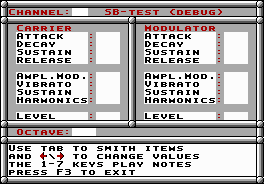

Below is a game level as drawn by its tile map, then a one-line description and the .tmx file that defines it, in full:
An orthogonal 33x23 tile map with 8x8 px tiles, 1 tile layer (Tile Layer 1).

<map version="1.2" tiledversion="1.2.3" orientation="orthogonal" renderorder="right-down" width="33" height="23" tilewidth="8" tileheight="8" infinite="0" nextlayerid="10" nextobjectid="1">
 <tileset firstgid="1" name="8pxtiles" tilewidth="8" tileheight="8" tilecount="256" columns="16">
  <properties>
   <property name="tileSetID" type="int" value="53" />
  </properties>
  <image source="../gfx/8pxtiles.bmp" width="128" height="128" />
 </tileset>
 <layer id="9" name="Tile Layer 1" width="33" height="23">
  <data encoding="csv">
2,3,3,3,3,3,3,3,3,3,3,3,3,3,3,3,3,3,3,3,3,3,3,3,3,3,3,3,3,3,3,3,4,
5,196,233,226,239,239,230,237,187,33,33,161,161,212,195,174,245,230,244,245,161,169,229,230,227,246,232,191,161,161,161,161,5,
2,3,3,3,3,3,3,3,3,3,3,3,3,3,3,3,4,3,3,3,3,3,3,3,3,3,3,3,3,3,3,3,4,
5,161,196,226,243,243,234,230,243,161,161,161,161,161,161,161,5,161,206,240,229,246,237,226,245,240,243,161,161,161,161,161,6,
5,161,66,117,117,98,100,108,33,33,33,187,33,33,33,161,5,161,66,117,117,98,100,108,33,33,33,187,33,33,33,161,6,
5,161,69,102,100,98,122,33,33,33,33,187,33,33,33,161,5,161,69,102,100,98,122,33,33,33,33,187,33,33,33,161,6,
5,161,84,118,116,117,98,106,111,33,33,187,33,33,33,161,5,161,84,118,116,117,98,106,111,33,33,187,33,33,33,161,6,
5,161,83,102,109,102,98,116,102,33,33,187,33,33,33,161,5,161,83,102,109,102,98,116,102,33,33,187,33,33,33,161,6,
5,161,161,161,161,161,161,161,161,161,161,161,161,161,161,161,5,161,161,161,161,161,161,161,161,161,161,161,161,161,161,161,6,
5,161,66,110,113,109,47,78,112,101,47,187,33,33,33,161,5,161,66,110,113,109,47,78,112,101,47,187,33,33,33,161,6,
5,161,87,106,99,115,98,117,112,33,33,187,33,33,33,161,5,161,87,106,99,115,98,117,112,33,33,187,33,33,33,161,5,
5,161,84,118,116,117,98,106,111,33,33,187,33,33,33,161,5,161,84,118,116,117,98,106,111,33,33,187,33,33,33,161,5,
5,161,73,98,115,110,112,111,106,100,116,187,33,33,33,161,5,161,73,98,115,110,112,111,106,100,116,187,33,33,33,161,5,
5,161,161,161,161,161,161,161,161,161,161,161,161,161,161,161,5,161,161,161,161,161,161,161,161,161,161,161,161,161,161,161,5,
5,161,77,102,119,102,109,33,33,33,33,187,33,33,33,161,5,161,77,102,119,102,109,33,33,33,33,187,33,33,33,161,5,
7,3,3,3,3,3,3,3,3,3,3,3,3,3,3,3,9,3,3,3,3,3,3,3,3,3,3,3,3,3,3,3,7,
5,161,208,228,245,226,247,230,187,33,33,33,161,161,161,161,161,161,161,161,161,161,161,161,161,161,161,161,161,161,161,161,5,
7,3,3,3,3,3,3,3,3,3,3,3,3,3,3,3,3,3,3,3,3,3,3,3,3,3,3,3,3,3,3,3,7,
5,86,116,102,33,117,98,99,33,117,112,33,116,120,106,117,105,33,106,117,102,110,116,33,33,33,33,33,33,33,33,33,5,
5,98,111,101,33,22,93,18,33,117,112,33,100,105,98,111,104,102,33,119,98,109,118,102,116,33,33,33,33,33,33,33,5,
5,117,105,102,33,50,46,56,33,108,102,122,116,33,113,109,98,122,33,111,112,117,102,116,33,33,33,33,33,33,33,33,5,
5,113,115,102,116,116,33,71,52,33,117,112,33,102,121,106,117,33,33,33,33,33,33,33,33,33,33,33,33,33,33,33,5,
7,3,3,3,3,3,3,3,3,3,3,3,3,3,3,3,3,3,3,3,3,3,3,3,3,3,3,3,3,3,3,3,7
</data>
 </layer>
</map>
